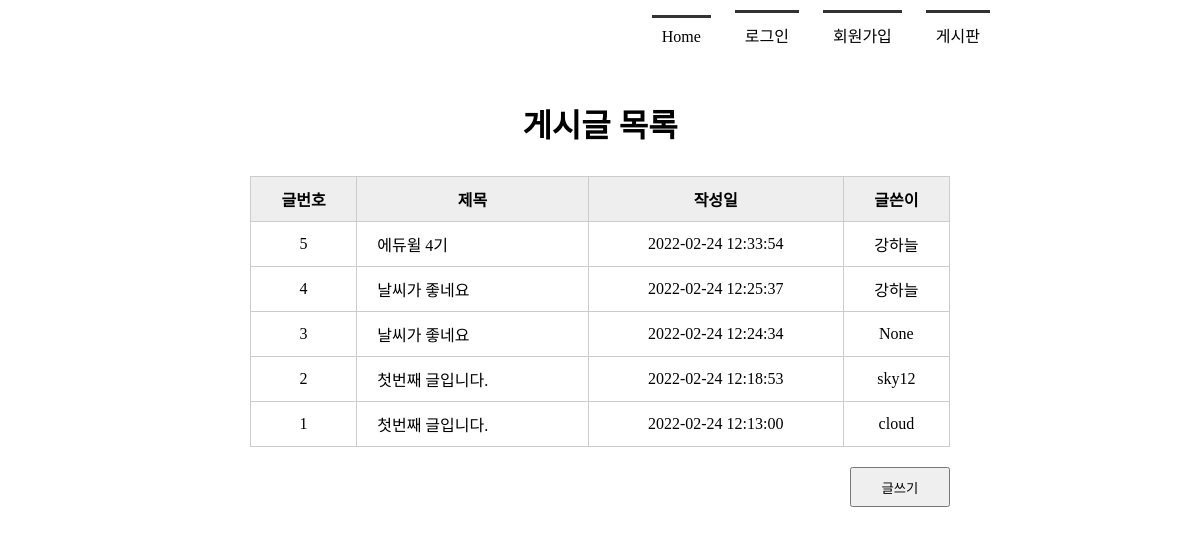
Page /boardlist/ on the committed database.
### tables this page shows
CREATE TABLE board(
            bno integer PRIMARY KEY AUTOINCREMENT,
            title text NOT NULL,
            content text NOT NULL,
            createDate timestamp date DEFAULT (datetime('now', 'localtime')),
            mid char(5) NOT NULL,
            FOREIGN KEY(mid) REFERENCES member(mid) ON DELETE CASCADE
        );

### app.py (the view)
@app.route('/boardlist/')
def boardlist():
    conn = getconn()
    cur = conn.cursor()
    sql = "SELECT * FROM board ORDER BY bno DESC"
    cur.execute(sql)
    rs = cur.fetchall()
    conn.close()
    return render_template('boardlist.html', rs=rs)

### model/model_member.py (called while the page is built)
def getconn():
    conn = sqlite3.connect("./members.db")
    return conn

### templates/boardlist.html (shortened to what this page needs)
<!DOCTYPE html>
<html lang="en">
<head>
    <link rel="stylesheet" href="{{ url_for('static', filename='style.css')  }}">
</head>
<body>
    <div id="container">
        {% include 'navbar.html' %}
        <section>
            <h1>게시글 목록</h1>
            <table class="tbl_board">
                <tr>
                    <th>글번호</th><th>제목</th><th>작성일</th><th>글쓴이</th>
                </tr>
                {% for i in rs %}
                <tr>
                    <td>{{ i[0] }}</td>
                    <td><a href="{{ url_for('board_view', bno=i[0]) }}">{{ i[1] }}</a></td>
                    <td>{{ i[3] }}</td>
                    <td>{{ i[4] }}</td>
                </tr>
                {% endfor %}
            </table>
            <div class="btn_write">
                <button type="button" onclick="location.href='/writing/'">글쓰기</button>
            </div>
        </section>
    </div>
</body>
</html>

### static/style.css (style rules this page uses)
* { margin: 0; padding: 0; }
#container { width : 1000px; margin : 0 auto; }
section { text-align: center; }
section h1 { font-size : 2em; margin-bottom: 30px; }
section table { width: 600px; margin: 0 auto; border-collapse: collapse; }
section table, th, td { border:1px solid #ccc; padding: 10px }
section .tbl_board { width: 700px; }
section .tbl_board th { background: #eee; }
section .tbl_board a { text-decoration: none; color: #000; }
section .tbl_board td:nth-child(2) { text-align: left; padding-left:20px; }
section .btn_write { text-align: right; margin: 20px 150px; }
section .btn_write button { width: 100px; height: 40px; }

### rows in the picture
board: bno "5", title "에듀윌 4기", createDate "2022-02-24 12:33:54", mid "강하늘"
board: bno "4", title "날씨가 좋네요", createDate "2022-02-24 12:25:37", mid "강하늘"
board: bno "3", title "날씨가 좋네요", createDate "2022-02-24 12:24:34", mid "None"
board: bno "2", title "첫번째 글입니다.", createDate "2022-02-24 12:18:53", mid "sky12"
board: bno "1", title "첫번째 글입니다.", createDate "2022-02-24 12:13:00", mid "cloud"
